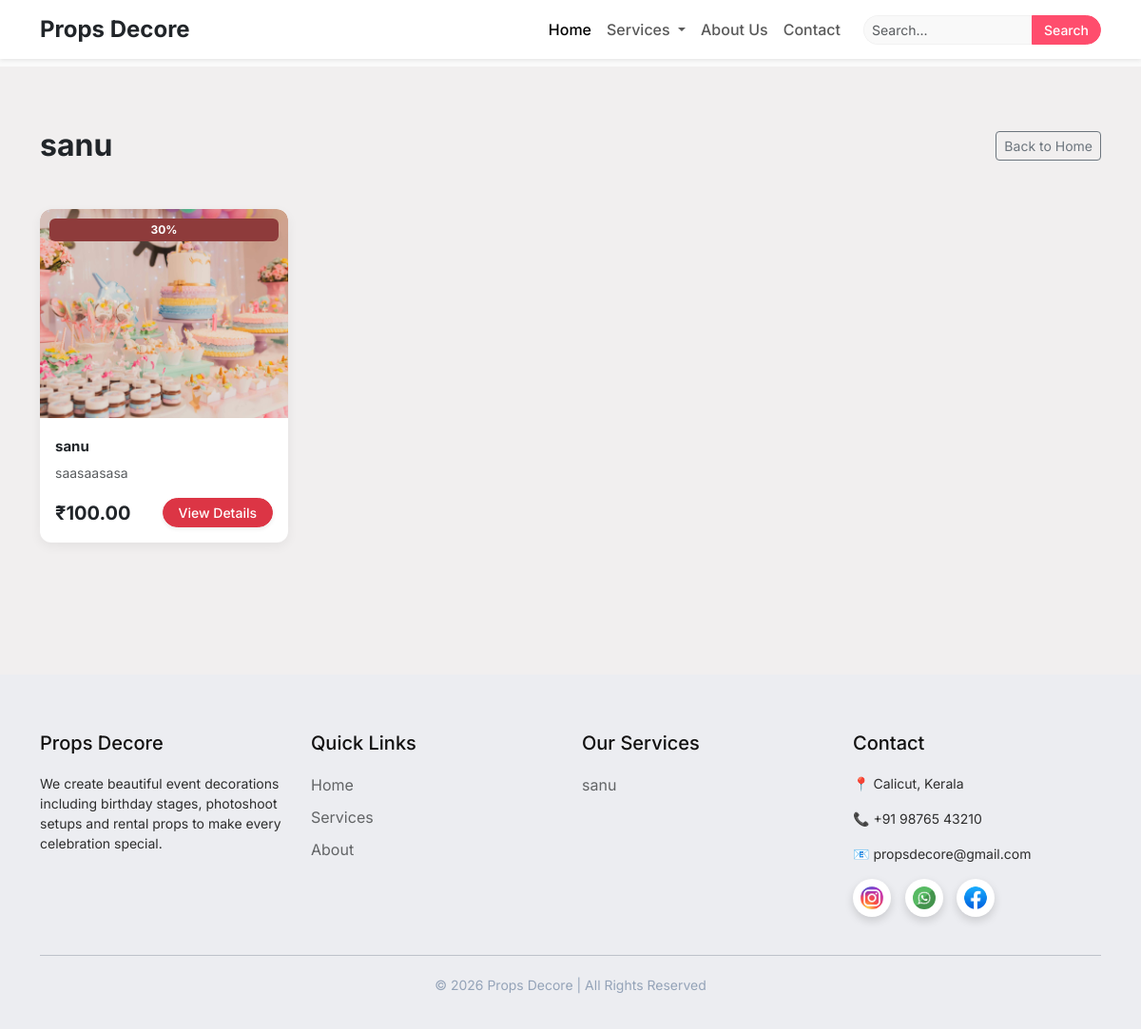
The page /category/13/ on the database its author committed.
### core/models.py (models this page shows, shortened)
class Category(models.Model):
    name = models.CharField(max_length=100)
    image = models.ImageField(upload_to='category_images/')
    class Meta:
        verbose_name_plural = 'Categories'

class Product(models.Model):
    name = models.CharField(max_length=200)
    image = models.ImageField(upload_to='products/')
    price = models.DecimalField(max_digits=10, decimal_places=2, null=True, blank=True)
    description = models.TextField()
    offer_tag = models.CharField(max_length=50, blank=True, null=True)
    category = models.ForeignKey(Category, on_delete=models.CASCADE, related_name='products')

### core/views.py (the view)
# urls.py: path('category/<int:category_id>/', views.category_products, name='category_products'),
def category_products(request, category_id):
    category = get_object_or_404(Category, id=category_id)
    products = category.products.all()
    return render(request, 'category_products.html', {'category': category, 'products': products})

### core/context_processors.py (called while the page is built)
def site_settings(request):
    return {
        'site_name': 'Props Decore',
        'whatsapp_number': '1234567890'
    }

def nav_categories_processor(request):
    return {
        'nav_categories': Category.objects.all().order_by('name')
    }

### templates/category_products.html (shortened to what this page needs)
{% extends 'base.html' %}
{% load static %}
{% block content %}
<section id="services" class="category-section" style="padding-top: 40px; min-height: 80vh;">
  <div class="container">
    <div class="d-flex justify-content-between align-items-center mb-5 mt-4">
      <h2 class="fw-bold m-0">{{ category.name }}</h2>
      <a href="{% url 'home' %}" class="btn btn-outline-secondary btn-sm">Back to Home</a>
    </div>
    <div class="row g-4">
      {% for product in products %}
      <div class="col-lg-3 col-md-4 col-sm-6">
        <div class="product-card h-100 d-flex flex-column">
          <a href="{% url 'product_detail' product.id %}" style="text-decoration: none; color: inherit; flex-grow: 1; display: flex; flex-direction: column;">
            <div class="position-relative overflow-hidden" style="border-radius: 12px 12px 0 0;">
              {% if product.offer_tag %}
              <span class="badge">{{ product.offer_tag }}</span>
              {% endif %}
              {% if product.image %}
              <img src="{{ product.image.url }}" class="img-fluid product-img-hover" alt="{{ product.name }}" style="height: 220px; width: 100%; object-fit: cover; transition: transform 0.3s ease;" />
              {% else %}
              <div style="height: 220px; background: #ddd; display: flex; align-items: center; justify-content: center; width: 100%;">No Image</div>
              {% endif %}
            </div>
            <div class="card-content d-flex flex-column flex-grow-1 p-3">
              <h6 class="fw-bold mb-2">{{ product.name }}</h6>
              <p class="text-muted small mb-3" style="display: -webkit-box; line-clamp: 2; -webkit-line-clamp: 2; -webkit-box-orient: vertical; overflow: hidden;">
                {{ product.description|truncatechars:80 }}
              </p>
              <div class="mt-auto d-flex justify-content-between align-items-center">
                <span class="new text-dark fw-bold fs-5">₹{{ product.price|default:"N/A" }}</span>
                <span class="btn btn-sm btn-danger px-3 shadow-sm rounded-pill" style="font-weight: 500;">View Details</span>
              </div>
            </div>
          </a>
        </div>
      </div>
      {% empty %}
      <div class="col-12 py-5 text-center">
         <p class="text-muted fs-5">No products available in this category yet.</p>
         <a href="{% url 'home' %}" class="btn btn-primary mt-3">Browse Other Categories</a>
      </div>
      {% endfor %}
    </div>
  </div>
</section>
{% endblock %}

### templates/base.html (shortened to what this page needs)
{% load static %}
<!doctype html>
<html lang="en">
  <head>
    <link
      href="https://cdn.jsdelivr.net/npm/bootstrap@5.3.3/dist/css/bootstrap.min.css"
      rel="stylesheet"
    />
    <link rel="stylesheet" href="{% static 'css/style.css' %}" />
  </head>
  <body>
    <nav class="navbar navbar-expand-lg navbar-light bg-white shadow-sm fixed-top">
      <div class="container">
        <a class="navbar-brand fw-bold fs-4 text-dark" href="{% url 'home' %}">{{ site_name|default:"Props Decore" }}</a>
        <div class="collapse navbar-collapse" id="navbarNav">
          <ul class="navbar-nav ms-auto mb-2 mb-lg-0">
            <li class="nav-item">
              <a class="nav-link active fw-medium" href="{% url 'home' %}">Home</a>
            </li>
            <li class="nav-item dropdown">
              <a
                class="nav-link dropdown-toggle fw-medium"
                href="#"
                data-bs-toggle="dropdown"
              >
                Services
              </a>
            </li>
            <li class="nav-item">
              <a class="nav-link fw-medium" href="{% url 'home' %}#about">About Us</a>
            </li>
            <li class="nav-item">
              <a class="nav-link fw-medium" href="{% url 'home' %}#contact">Contact</a>
            </li>
          </ul>
          <form action="/search/" method="GET" class="d-flex ms-lg-3 position-relative" style="width: 100%; max-width: 250px;">
            <input
              class="form-control search-input form-control-sm"
              type="search"
              placeholder="Search..."
              name="q"
              id="search-input"
              autocomplete="off"
              value="{{ request.GET.q }}"
              style="font-size: 14px;"
            />
            <button class="btn search-btn btn-sm" type="submit" style="padding: 4px 12px; font-size: 14px;">Search</button>
          </form>
        </div>
      </div>
    </nav>
    {% block content %}
    {% endblock %}
    <footer class="footer">
      <div class="container">
        <div class="row">
          <div class="col-md-3 footer-col">
            <h4>Props Decore</h4>
            <p>
              We create beautiful event decorations including birthday stages,
              photoshoot setups and rental props to make every celebration
              special.
            </p>
          </div>
          <div class="col-md-3 footer-col">
            <h4>Quick Links</h4>
            <ul>
              <li><a href="{% url 'home' %}">Home</a></li>
              <li><a href="{% url 'home' %}#services">Services</a></li>
              <li><a href="{% url 'home' %}#about">About</a></li>
            </ul>
          </div>
          <div class="col-md-3 footer-col">
            <h4>Our Services</h4>
            <ul>
              {% for cat in nav_categories|slice:":5" %}
                <li><a href="{% url 'category_products' cat.id %}">{{ cat.name }}</a></li>
              {% empty %}
                <li><span class="text-muted">No services available</span></li>
              {% endfor %}
            </ul>
          </div>
          <div id="contact" class="col-md-3 footer-col">
            <h4>Contact</h4>
            <p>📍 Calicut, Kerala</p>
            <p>📞 +91 98765 43210</p>
            <p>📧 propsdecore@gmail.com</p>
            <div class="social-icons">
  <a href="https://instagram.com/_sanulal" target="_blank">
    <img src="{% static 'images/Instagram.jpg' %}" alt="Instagram">
  </a>
  <a href="https://wa.me/918592894615" target="_blank">
    <img src="{% static 'images/watsnew.png' %}" alt="WhatsApp">
  </a>
  <a href="https://facebook.com/Sanu Lal" target="_blank">
    <img src="{% static 'images/Facebook.jpg' %}" alt="Facebook">
  </a>
</div>
          </div>
        </div>
        <hr />
        <div class="footer-bottom text-center">
          <p>© 2026 Props Decore | All Rights Reserved</p>
        </div>
      </div>
    </footer>
  </body>
</html>

### static/css/style.css (style rules this page uses)
body { margin:0; padding-top:70px; font-family: 'Inter', sans-serif; background-color: #fafafa; }
.search-input { border-radius:30px 0 0 30px; border-right:none; border-color: #f1f1f1; background-color: #f9f9f9; transition: all 0.2s ease; }
.search-btn { border-radius:0 30px 30px 0; background:#ff4d6d; color:white; border:1px solid #ff4d6d; padding:6px 24px; font-weight: 500; transition: all 0.2s ease; }
a { text-decoration: none; color: inherit; }
.category-section { padding:70px 0; background:#f1efef; }
.footer { background:#ecedf1; color:rgb(17, 16, 16); padding:60px 0 20px; }
.footer-col h4 { margin-bottom:20px; font-size:20px; }
.footer-col p { color:#2d2d2d; font-size:14px; }
.footer-col ul { list-style:none; padding:0; }
.footer-col ul li { margin-bottom:10px; }
.footer-col ul li a { color:#626466; text-decoration:none; transition:0.3s; }
.social-icons { margin-top:15px; }
.social-icons img { width:40px; height:40px; padding:8px; background:white; border-radius:50%; margin-right:10px; transition:0.3s; box-shadow:0 4px 10px rgba(0,0,0,0.15); }
.footer hr { border-color:#334155; margin:40px 0 20px; }
.footer-bottom p { color:#94a3b8; font-size:14px; }
.product-card { background:white; border-radius:12px; overflow:hidden; box-shadow: 0 4px 12px rgba(0,0,0,0.06); position:relative; transition: all 0.3s cubic-bezier(0.25, 0.8, 0.25, 1); }
.product-card img { width:100%; height:200px; object-fit:cover; }
.badge { position:absolute; top:10px; left:10px; background:#8b2c2c; color:white; padding:5px 10px; border-radius:20px; font-size:12px; }
.card-content { padding:12px; }
.card-content h6 { font-size:15px; margin-top:5px; }
.new { font-weight:bold; }
.badge { position:absolute; top:10px; right:10px; background:#8e3b3b; color:white; padding:6px 12px; border-radius:6px; }

### rows shown on the page
Category: name "sanu"
Product: offer_tag "30%", image (picture), name "sanu", description "saasaasasa", price "100.00"

### other values the page prints
{{ site_name|default:"Props Decore" }} "Props Decore"
